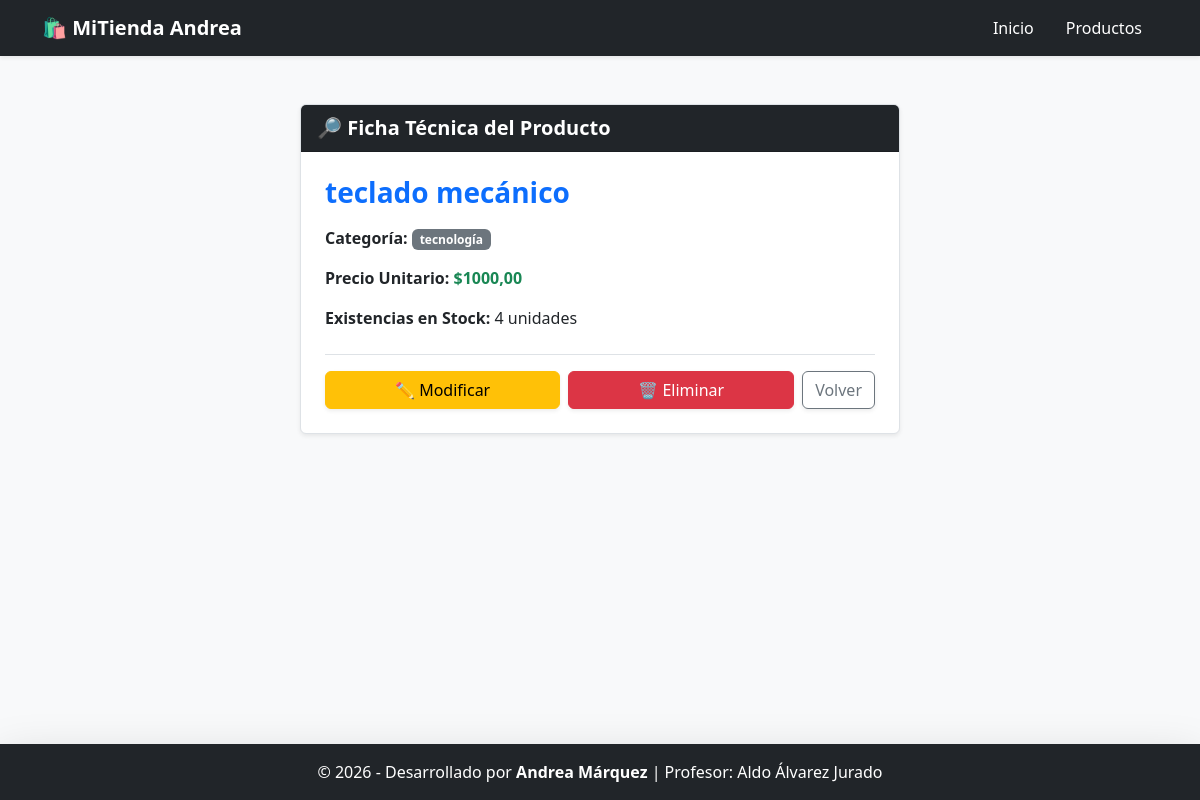
/productos/5/, run on the app's committed database.
### gestion/models.py (models this page shows, shortened)
class Producto(models.Model):
    nombre = models.CharField(max_length=150, verbose_name="Nombre del Producto")
    stock = models.IntegerField(default=0, verbose_name="Cantidad en Inventario")
    precio = models.DecimalField(max_digits=10, decimal_places=2, verbose_name="Precio")
    categoria = models.ForeignKey(Categoria, on_delete=models.CASCADE, verbose_name="Categoría")

class Categoria(models.Model):
    nombre = models.CharField(max_length=100, verbose_name="Nombre de la Categoría")
    descripcion = models.CharField(max_length=250, null=True, blank=True, verbose_name="Descripción")

### gestion/views.py (the view)
# urls.py: path('productos/<int:id>/', views.detalle_producto, name='detalle_producto'),
def detalle_producto(request, id):
    producto = get_object_or_404(Producto, id=id)
    return render(request, 'gestion/detalle_producto.html', {'producto': producto})

### gestion/templates/gestion/detalle_producto.html
{% extends 'gestion/base.html' %}
{% block contenido %}
<div class="card shadow-sm border mx-auto" style="max-width: 600px;">
    <div class="card-header bg-dark text-white fw-bold fs-5">🔎 Ficha Técnica del Producto</div>
    <div class="card-body p-4">
        <h3 class="text-primary fw-bold mb-3">{{ producto.nombre }}</h3>
        <p><b>Categoría:</b> <span class="badge bg-secondary">{{ producto.categoria.nombre }}</span></p>
        <p><b>Precio Unitario:</b> <span class="text-success fw-bold">${{ producto.precio }}</span></p>
        <p><b>Existencias en Stock:</b> {{ producto.stock }} unidades</p>
        <div class="mt-4 pt-3 border-top d-flex gap-2">
            <a href="{% url 'editar_producto' producto.id %}" class="btn btn-warning flex-grow-1 shadow-sm">✏️ Modificar</a>
            <a href="{% url 'eliminar_producto' producto.id %}" class="btn btn-danger flex-grow-1 shadow-sm">🗑️ Eliminar</a>
            <a href="{% url 'lista_productos' %}" class="btn btn-outline-secondary shadow-sm">Volver</a>
        </div>
    </div>
</div>
{% endblock %}

### data on the page
Producto: nombre "teclado mecánico", categoria.nombre "tecnología", precio "1000,00", stock "4"
